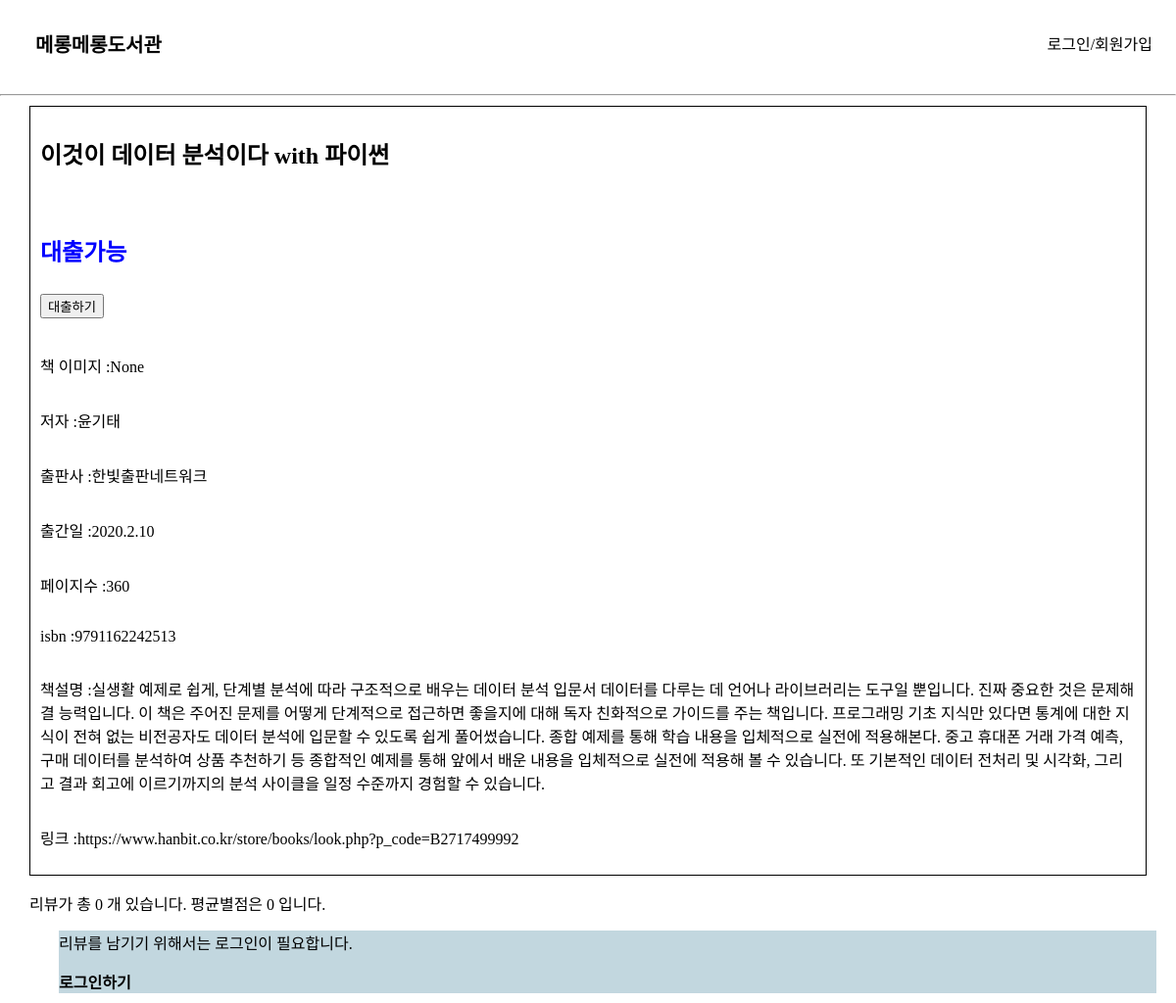
/book_info/28, run on the app's committed database.
### elicelibrary/models.py (models this page shows, shortened)
class Book(db.Model):
    __tablename__     = 'Book'
    id                = db.Column(db.Integer, primary_key=True, nullable=False, autoincrement=True, unique=True)
    title             = db.Column(db.String(45), nullable=False)
    author            = db.Column(db.String(45))
    publisher         = db.Column(db.String(45))
    publication_date  = db.Column(db.String(45))
    pages             = db.Column(db.Integer)
    isbn              = db.Column(db.String(45))
    registered_date   = db.Column(db.DateTime, default=datetime.utcnow)
    description       = db.Column(db.Text())    # 길이를 정할 수 없는 문자열은 Text를 쓰면 됨
    book_link         = db.Column(db.String(255))
    book_status       = db.Column(db.String(45))   # "1" :대출가능, "0" : 대출중 , "999" : 폐기    -> 선택형 변수에 적합한 데이터타입이 있을까?
    book_img          = db.Column(db.String(45))    # 책 표지만 바뀐 경우, 또는 책이 다르지만 같은 표지를 쓰는 경우가 있기 때문에 이미지 스토리지에서 같은 이미지의 반복을 막기 위해 별도의 책 이미지 식별 용 변수를 넣음
    at_user           = db.Column(db.String(45), default=None)

### elicelibrary/views/book_api.py (the view)
@book.route('/book_info/<int:book_id>', methods=["GET"])
def book_detail(book_id):
    book_info = Book.query.filter(Book.id == book_id).first()
    book_review = Review.query.filter(Review.isbn == book_info.isbn).all()
    rating_sum, rating_avg = 0, 0
    if book_review :
        for review in book_review:
            rating_sum += review.rating
        rating_avg = round(rating_sum / len(book_review), 1)
    return render_template("book_detail.html", book = book_info, review_list = book_review, rating_avg = rating_avg, review_cnt = len(book_review))

### elicelibrary/templates/book_detail.html (shortened to what this page needs)
{% extends 'base.html' %}
{% block content %}
<div class="book-detail-info-container">
<h2> {{ book.title }}</h2>
<h2>
    {% if book.book_status == "1" %}
    <p style="color: blue;">대출가능</p>
    <form action="{{ url_for('book.checkout', book_id=book.id) }}" method="post">
        <input class='checkout-btn' type="submit" value="대출하기">
    </form>
    {% else %}
    <p style="color: red;">대출불가</p>
    {% endif %}
</h2>
<p> 책 이미지 :{{ book.book_img }}</p>
<p> 저자 :{{ book.author }}</p>
<p> 출판사 :{{ book.publisher }}</p>
<p> 출간일 :{{ book.publication_date }}</p>
<p> 페이지수 :{{ book.pages }}</p>
<p> isbn :{{ book.isbn }}</p>
<p> 책설명 :{{ book.description }}</p>
<p> 링크 :{{ book.book_link }}</p>
</div>
<div class="review-container">
    <p>리뷰가 총 {{ review_cnt }} 개 있습니다. 평균별점은 {{ rating_avg }} 입니다. </p>
{% if session['login_id'] %}
<h3>리뷰 작성</h3>
<form action="{{ url_for('book.write_review', book_id=book.id) }}" method="post">
    <select name="star">
        <option value="1">1점</option>
        <option value="2">2점</option>
        <option value="3">3점</option>
        <option value="4">4점</option>
        <option value="5">5점</option>
    </select>
    <div class="form-group">
        <label for="review">리뷰</label>
        <input class="form-control" name="review" id="review" placeholder="리뷰를 작성해주세요."></input>
    </div>
    <input class="btn btn-primary" type="submit" value="리뷰 올리기">
</form>
{% else %}
<div class="login-for-review">
<p>리뷰를 남기기 위해서는 로그인이 필요합니다.</p>
<a href="{{ url_for('user.login')}}" style="font-weight: bold;">로그인하기</a>
</div>
</div>
{% endif %}
{% endblock %}

### elicelibrary/static/style.css (style rules this page uses)
:root { --text-color: black; --background-color: white; --accent-color: grey; }
body { margin: 0; }
a { text-decoration: none; color: var(--text-color); }
.review-container { margin: 10px 10px 10px 30px; flex-wrap: wrap; flex-direction: column; }
.book-detail-info-container { margin: 10px 30px 10px 30px; padding: 10px; display: flex; flex-wrap: wrap; flex-direction: column; border: 1px solid black; }
.login-for-review { margin: 10px 10px 10px 30px; background-color: rgb(194, 215, 223); }

### data on the page
Book: title "이것이 데이터 분석이다 with 파이썬", book_img "None", author "윤기태", publisher "한빛출판네트워크", publication_date "2020.2.10", pages "360", isbn "9791162242513", description "실생활 예제로 쉽게, 단계별 분석에 따라 구조적으로 배우는 데이터 분석 입문서 데이터를 다루는 데 언어나 라이브러리는 도구일 뿐입니다. 진짜 중요한 것은 문제해결 능력입니다. 이 책은 주어진 문제를 어떻게 단계적으로 접근하면 좋을지에 대해 독자 친화적으로 가이드를 주는 책입니다. 프로그래밍 기초 지식만 있다면 통계에 대한 지식이 전혀 없는 비전공자도 데이터 분석에 입문할 수 있도록 쉽게 풀어썼습니다. 종합 예제를 통해 학습 내용을 입체적으로 실전에 적용해본다. 중고 휴대폰 거래 가격 예측, 구매 데이터를 분석하여 상품 추천하기 등 종합적인 예제를 통해 앞에서 배운 내용을 입체적으로 실전에 적용해 볼 수 있습니다. 또 기본적인 데이터 전처리 및 시각화, 그리고 결과 회고에 이르기까지의 분석 사이클을 일정 수준까지 경험할 수 있습니다.", book_link "https://www.hanbit.co.kr/store/books/look.php?p_code=B2717499992"

### other printed values
{{ review_cnt }} "0"
{{ rating_avg }} "0"
